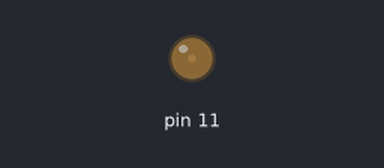
Recording of a sketch running on a simulated Arduino Uno, built with avr-gcc and run on an emulated ATmega328P. Parts: output pins drawn as LEDs (lit = HIGH).

Above: at 0.05 s.
At 0.4 s:
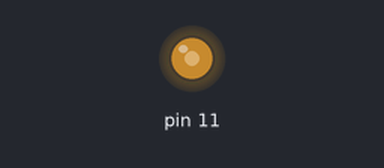
At 0.7 s:
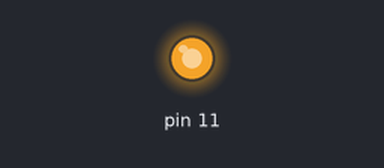
At 1.35 s:
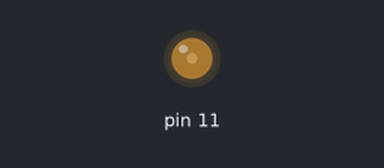
Timing chart, 0 to 3.6 s (numbered marks = the images above):
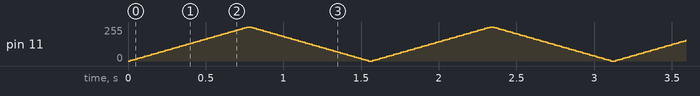

The sketch:

led_fading.ino
```cpp
int brightness=0;
void setup()
{
  pinMode(11, OUTPUT);
}

void loop()
{
  for(brightness=0; brightness<=255; brightness+=5)
  {
 analogWrite(11, brightness);
 delay(15);
  }
  for(brightness=255; brightness>=0; brightness-=5)
  {
    analogWrite(11, brightness);
 delay(15);
  }
}
```
